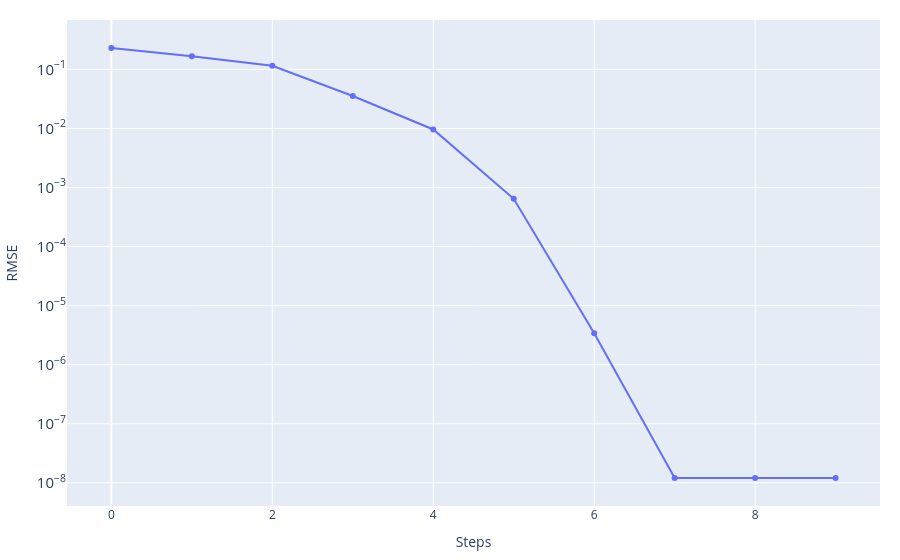
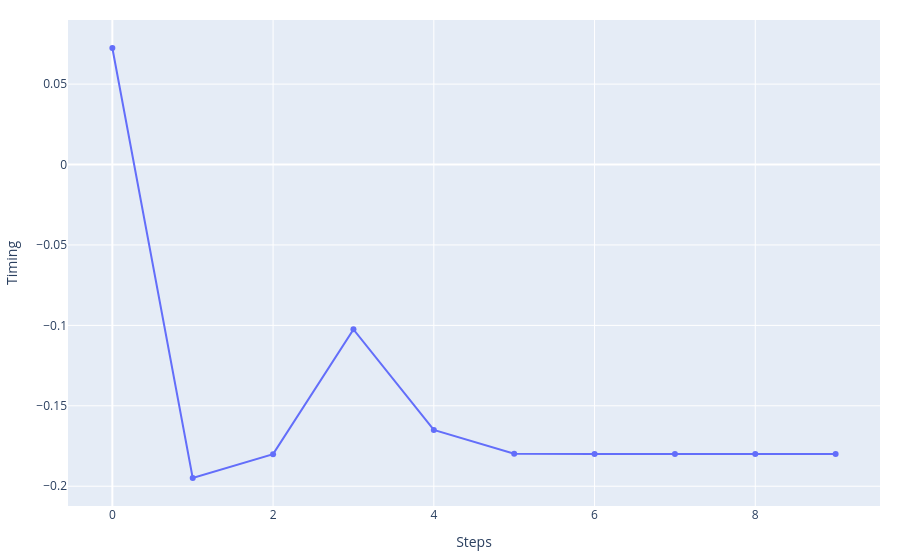
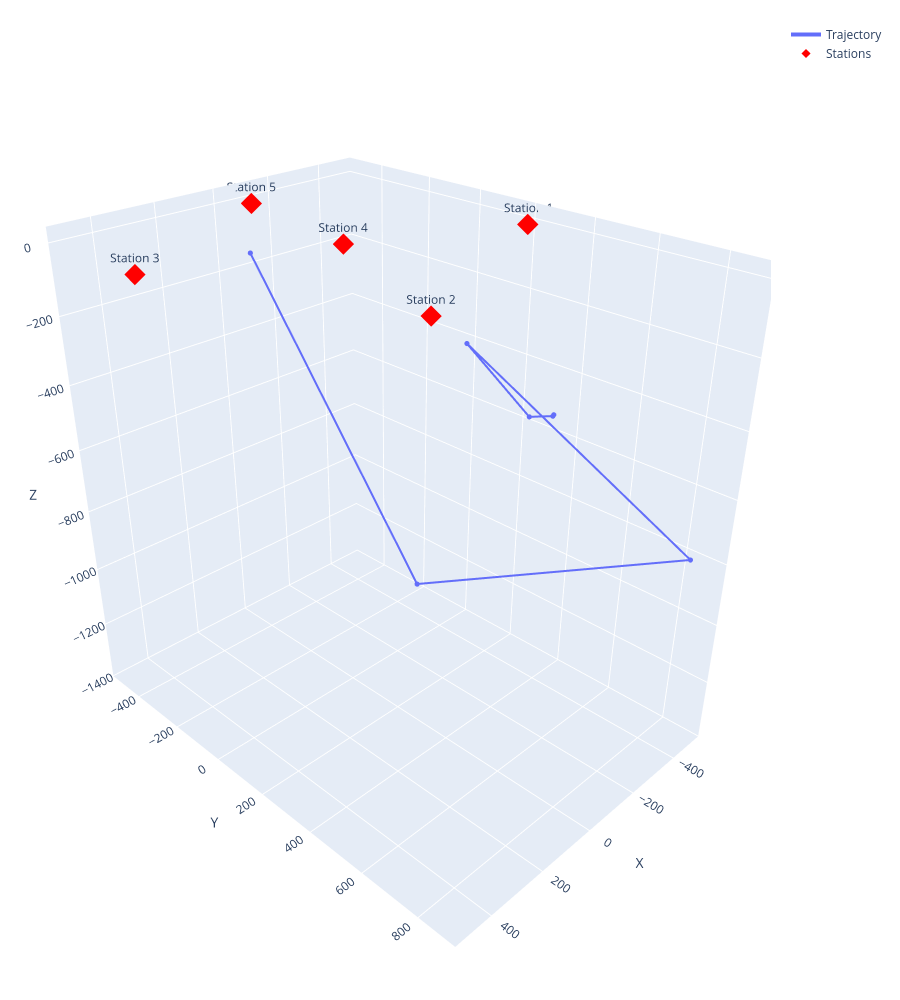

Write notebook code for charts like these, in order.
### Code cell
event_best_LM, history_LM, cost_story_LM, misfit_fin_LM = Levenberg_Marquardt.Levenberg_Marquardt(
    stations=stations_norm,
    event_test=np.copy(event_ini),
    n_iteration=1_000,
    vp=vp)

print('Best fitt with:')
print(f'\t- RMSE = {misfit_fin_LM}')
print(f'\t- Event = {event_best_LM}')

_ = graphics.history_2d(cost_story_LM, 'RMSE', log_y=True)
_ = graphics.history_2d(history_LM[:, 3], 'Timing')
_ = graphics.history_3d(history_LM[:, :3], stations_norm)

### Figure 1 — Plotly figure (JSON) as saved in the notebook; plotly's stock layout.template omitted (floating-point values rounded to 4 significant figures)
{"data": [{"mode": "lines+markers", "name": "RMSE", "type": "scatter", "x": [0, 1, 2, 3, 4, 5, 6, 7, 8, 9], "y": [0.2297, 0.1674, 0.1155, 0.03537, 0.009602, 0.0006427, 3.41e-06, 1.207e-08, 1.207e-08, 1.207e-08]}], "layout": {"hovermode": "x unified", "margin": {"b": 20, "l": 20, "r": 20, "t": 20}, "title": {}, "xaxis": {"showgrid": true, "title": {"text": "Steps"}}, "yaxis": {"exponentformat": "power", "showgrid": true, "title": {"text": "RMSE"}, "type": "log"}}}

### Figure 2 — Plotly figure (JSON) as saved in the notebook; plotly's stock layout.template omitted (floating-point values rounded to 4 significant figures)
{"data": [{"mode": "lines+markers", "name": "Timing", "type": "scatter", "x": [0, 1, 2, 3, 4, 5, 6, 7, 8, 9], "y": [0.07243, -0.1949, -0.1801, -0.1025, -0.165, -0.1797, -0.18, -0.18, -0.18, -0.18]}], "layout": {"hovermode": "x unified", "margin": {"b": 20, "l": 20, "r": 20, "t": 20}, "title": {}, "xaxis": {"showgrid": true, "title": {"text": "Steps"}}, "yaxis": {"exponentformat": "power", "showgrid": true, "title": {"text": "Timing"}, "type": "linear"}}}

### Figure 3 — Plotly figure (JSON) as saved in the notebook; plotly's stock layout.template omitted (floating-point values rounded to 4 significant figures)
{"data": [{"customdata": ["0", "1", "2", "3", "4", "5", "6", "7", "8", "9"], "hovertemplate": "<b>Step %{customdata}</b><br>X: %{x:.2f}<br>Y: %{y:.2f}<br>Z: %{z:.2f}<extra></extra>", "line": {"width": 4}, "marker": {"size": 3}, "mode": "lines+markers", "name": "Trajectory", "type": "scatter3d", "x": [-52.89, -480.7, -409.4, -284.0, -309.3, -335.5, -336.5, -336.5, -336.5, -336.5], "y": [-457.9, -183.8, 880.2, 183.6, 395.0, 454.4, 456.4, 456.4, 456.4, 456.4], "z": [-137.3, -1359.0, -748.9, -301.3, -461.5, -448.2, -443.8, -443.8, -443.8, -443.8]}, {"hovertemplate": "<b>%{text}</b><br>X: %{x:.2f}<br>Y: %{y:.2f}<br>Z: %{z:.2f}<extra></extra>", "marker": {"color": "red", "size": 7, "symbol": "diamond"}, "mode": "markers+text", "name": "Stations", "text": ["Station 1", "Station 2", "Station 3", "Station 4", "Station 5"], "textposition": "top center", "type": "scatter3d", "x": [-500.0, 200.0, 500.0, 0.0, -100.0], "y": [200.0, 500.0, -200.0, 0.0, -500.0], "z": [-10.0, -10.0, -10.0, 0.0, -10.0]}], "layout": {"height": 1000, "margin": {"b": 20, "l": 20, "r": 20, "t": 20}, "scene": {"aspectmode": "data", "camera": {"eye": {"x": 1.5, "y": 1.5, "z": 1.2}}, "xaxis": {"showgrid": true, "title": {"text": "X"}}, "yaxis": {"showgrid": true, "title": {"text": "Y"}}, "zaxis": {"showgrid": true, "title": {"text": "Z"}}}, "title": {}}}
